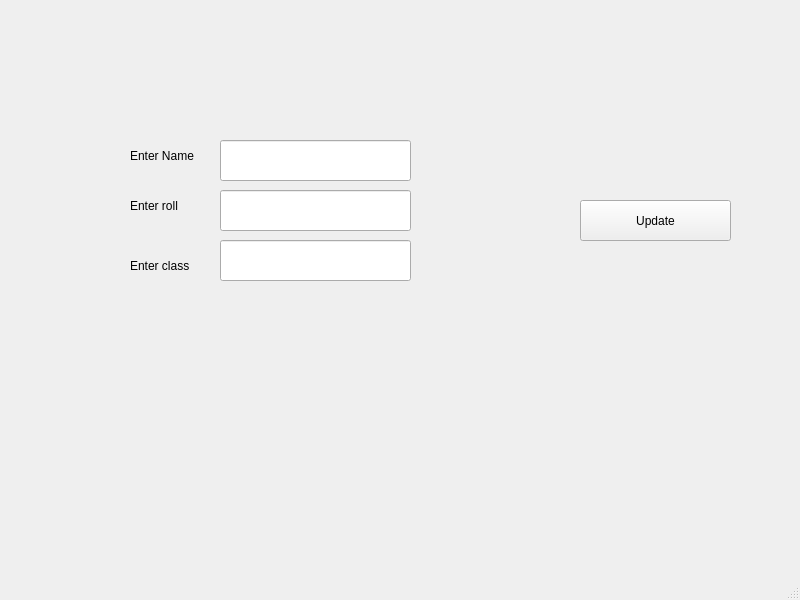
<?xml version="1.0" encoding="UTF-8"?>
<ui version="4.0">
 <class>update</class>
 <widget class="QMainWindow" name="update">
  <property name="geometry">
   <rect>
    <x>0</x>
    <y>0</y>
    <width>800</width>
    <height>600</height>
   </rect>
  </property>
  <property name="windowTitle">
   <string>MainWindow</string>
  </property>
  <widget class="QWidget" name="centralwidget">
   <widget class="QLabel" name="name">
    <property name="geometry">
     <rect>
      <x>130</x>
      <y>140</y>
      <width>91</width>
      <height>31</height>
     </rect>
    </property>
    <property name="text">
     <string>Enter Name</string>
    </property>
   </widget>
   <widget class="QLabel" name="class_2">
    <property name="geometry">
     <rect>
      <x>130</x>
      <y>250</y>
      <width>91</width>
      <height>31</height>
     </rect>
    </property>
    <property name="text">
     <string>Enter class</string>
    </property>
   </widget>
   <widget class="QLabel" name="roll">
    <property name="geometry">
     <rect>
      <x>130</x>
      <y>190</y>
      <width>91</width>
      <height>31</height>
     </rect>
    </property>
    <property name="text">
     <string>Enter roll</string>
    </property>
   </widget>
   <widget class="QLineEdit" name="nametext">
    <property name="geometry">
     <rect>
      <x>220</x>
      <y>140</y>
      <width>191</width>
      <height>41</height>
     </rect>
    </property>
   </widget>
   <widget class="QLineEdit" name="rolltext">
    <property name="geometry">
     <rect>
      <x>220</x>
      <y>190</y>
      <width>191</width>
      <height>41</height>
     </rect>
    </property>
   </widget>
   <widget class="QLineEdit" name="classtext">
    <property name="geometry">
     <rect>
      <x>220</x>
      <y>240</y>
      <width>191</width>
      <height>41</height>
     </rect>
    </property>
   </widget>
   <widget class="QPushButton" name="updatebutton">
    <property name="geometry">
     <rect>
      <x>580</x>
      <y>200</y>
      <width>151</width>
      <height>41</height>
     </rect>
    </property>
    <property name="text">
     <string>Update</string>
    </property>
   </widget>
  </widget>
  <widget class="QMenuBar" name="menubar">
   <property name="geometry">
    <rect>
     <x>0</x>
     <y>0</y>
     <width>800</width>
     <height>27</height>
    </rect>
   </property>
  </widget>
  <widget class="QStatusBar" name="statusbar"/>
 </widget>
 <resources/>
 <connections/>
</ui>
